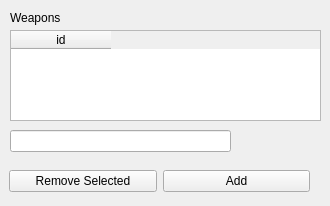
          <widget class="QWidget" name="tab_27">
           <attribute name="title">
            <string>Weapons</string>
           </attribute>
           <widget class="QTableWidget" name="tb_sh_wep">
            <property name="geometry">
             <rect>
              <x>10</x>
              <y>30</y>
              <width>311</width>
              <height>91</height>
             </rect>
            </property>
            <property name="selectionBehavior">
             <enum>QAbstractItemView::SelectRows</enum>
            </property>
            <column>
             <property name="text">
              <string>id</string>
             </property>
            </column>
           </widget>
           <widget class="QLabel" name="label_25">
            <property name="geometry">
             <rect>
              <x>10</x>
              <y>10</y>
              <width>51</width>
              <height>16</height>
             </rect>
            </property>
            <property name="text">
             <string>Weapons:</string>
            </property>
           </widget>
           <widget class="QWidget" name="horizontalLayoutWidget_15">
            <property name="geometry">
             <rect>
              <x>9</x>
              <y>166</y>
              <width>301</width>
              <height>31</height>
             </rect>
            </property>
            <layout class="QHBoxLayout" name="grid_addremove_16">
             <item>
              <widget class="QPushButton" name="pb_rem_shw">
               <property name="text">
                <string>Remove Selected</string>
               </property>
              </widget>
             </item>
             <item>
              <widget class="QPushButton" name="pb_add_shw">
               <property name="text">
                <string>Add</string>
               </property>
              </widget>
             </item>
            </layout>
           </widget>
           <widget class="QLineEdit" name="fld_shw">
            <property name="geometry">
             <rect>
              <x>10</x>
              <y>130</y>
              <width>221</width>
              <height>22</height>
             </rect>
            </property>
           </widget>
          </widget>
